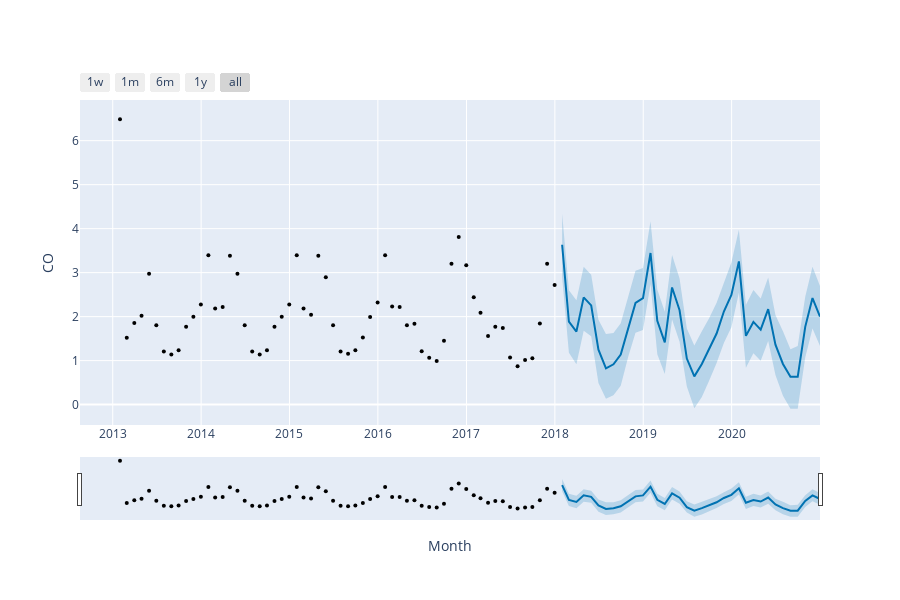

The cell this chart's notebook holds for it:
### Code cell
fig = plot_plotly(model, forecast,xlabel='Month', ylabel='CO')
py.iplot(fig)
